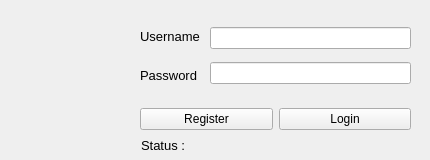
<?xml version="1.0" encoding="UTF-8"?>
<ui version="4.0">
 <class>loginForm</class>
 <widget class="QWidget" name="loginForm">
  <property name="geometry">
   <rect>
    <x>0</x>
    <y>0</y>
    <width>430</width>
    <height>160</height>
   </rect>
  </property>
  <property name="windowTitle">
   <string>Login</string>
  </property>
  <property name="windowIcon">
   <iconset theme="QIcon::ThemeIcon::UserAvailable"/>
  </property>
  <widget class="QWidget" name="verticalLayoutWidget">
   <property name="geometry">
    <rect>
     <x>210</x>
     <y>20</y>
     <width>201</width>
     <height>71</height>
    </rect>
   </property>
   <layout class="QVBoxLayout" name="lineLayout">
    <item>
     <widget class="QLineEdit" name="user_input">
      <property name="text">
       <string/>
      </property>
     </widget>
    </item>
    <item>
     <widget class="QLineEdit" name="pw_input">
      <property name="echoMode">
       <enum>QLineEdit::EchoMode::Password</enum>
      </property>
      <property name="placeholderText">
       <string/>
      </property>
     </widget>
    </item>
   </layout>
  </widget>
  <widget class="QWidget" name="verticalLayoutWidget_2">
   <property name="geometry">
    <rect>
     <x>140</x>
     <y>20</y>
     <width>61</width>
     <height>71</height>
    </rect>
   </property>
   <layout class="QVBoxLayout" name="labelLayout">
    <item alignment="Qt::AlignmentFlag::AlignLeft">
     <widget class="QLabel" name="userLabel">
      <property name="font">
       <font>
        <pointsize>10</pointsize>
       </font>
      </property>
      <property name="text">
       <string>Username</string>
      </property>
     </widget>
    </item>
    <item alignment="Qt::AlignmentFlag::AlignLeft">
     <widget class="QLabel" name="passLabel">
      <property name="font">
       <font>
        <pointsize>10</pointsize>
       </font>
      </property>
      <property name="text">
       <string>Password</string>
      </property>
     </widget>
    </item>
   </layout>
  </widget>
  <widget class="QWidget" name="horizontalLayoutWidget">
   <property name="geometry">
    <rect>
     <x>140</x>
     <y>90</y>
     <width>271</width>
     <height>58</height>
    </rect>
   </property>
   <layout class="QHBoxLayout" name="buttonLayout">
    <item>
     <widget class="QPushButton" name="registerButton">
      <property name="text">
       <string>Register</string>
      </property>
     </widget>
    </item>
    <item>
     <widget class="QPushButton" name="loginButton">
      <property name="text">
       <string>Login</string>
      </property>
     </widget>
    </item>
   </layout>
  </widget>
  <widget class="QLabel" name="statusLabel">
   <property name="geometry">
    <rect>
     <x>141</x>
     <y>137</y>
     <width>56</width>
     <height>16</height>
    </rect>
   </property>
   <property name="font">
    <font>
     <pointsize>10</pointsize>
    </font>
   </property>
   <property name="text">
    <string>Status :</string>
   </property>
  </widget>
  <widget class="QLabel" name="resultLabel">
   <property name="geometry">
    <rect>
     <x>190</x>
     <y>137</y>
     <width>221</width>
     <height>16</height>
    </rect>
   </property>
   <property name="font">
    <font>
     <pointsize>10</pointsize>
    </font>
   </property>
   <property name="text">
    <string>&lt;html&gt;&lt;head/&gt;&lt;body&gt;&lt;p align=&quot;center&quot;&gt;&lt;br/&gt;&lt;/p&gt;&lt;/body&gt;&lt;/html&gt;</string>
   </property>
  </widget>
  <widget class="QLabel" name="imagelabel">
   <property name="geometry">
    <rect>
     <x>10</x>
     <y>15</y>
     <width>111</width>
     <height>111</height>
    </rect>
   </property>
   <property name="text">
    <string/>
   </property>
  </widget>
 </widget>
 <resources>
  <include location="../Kodlama Egzersizleri/pyExam/Examples/logo.qrc"/>
 </resources>
 <connections/>
</ui>
